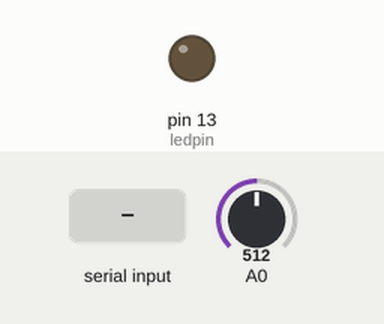
Recording of a sketch running on a simulated Arduino Uno, built with avr-gcc and run on an emulated ATmega328P. On the bench: output pins drawn as LEDs (lit = HIGH). Inputs (shaded band) come from the test bench; at power-on: A0 = 512.

Above: at 1.2 s.
1.3 s: "1" received over the second serial link
At 2.4 s:
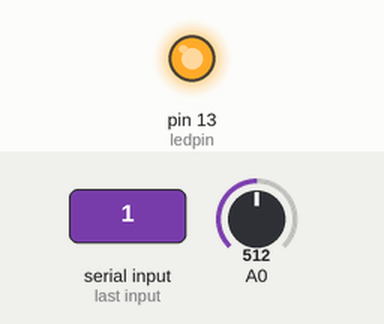
2.8 s: "0" received over the second serial link
At 3.9 s:
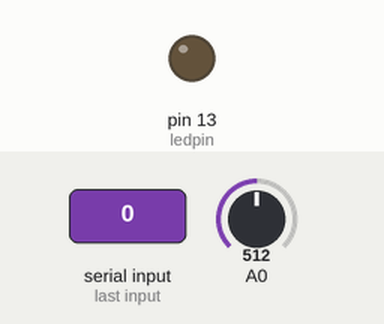
Timing chart, 0 to 5.8 s (numbered marks = the images above; inputs shaded):
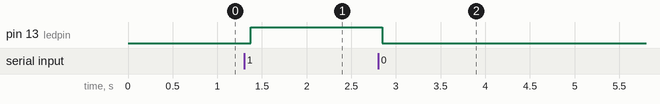

Measured:
- after the input at 1.3 s, pin 13 (ledpin): LOW → HIGH after 0.07 s
- after the input at 2.8 s, pin 13 (ledpin): HIGH → LOW after 0.05 s

The sketch:

Bluetooth_BLE_LED_CONTROL.ino
```cpp
#include <SoftwareSerial.h>
SoftwareSerial mySerial(0,1);
int ledpin=13;
int Data;
int Sensorvalue;
void setup()
{
  mySerial.begin(9600);
  pinMode(ledpin,OUTPUT);
}
void loop()
{
  //Read on Bluetooth
  if (mySerial.available())
  {
    Data=mySerial.read();
    if(Data=='1')
    {
      digitalWrite(ledpin,HIGH);
      //mySerial.println("LED On! ");
    }
    else  if (Data=='0')
    {
      digitalWrite(ledpin,LOW);
      //mySerial.println("LED Off! ");
    }
  }

  //Write on Bluetooth
  Sensorvalue = analogRead(A0);
  mySerial.println(Sensorvalue);
  mySerial.flush();
  delay(100);

}
```
